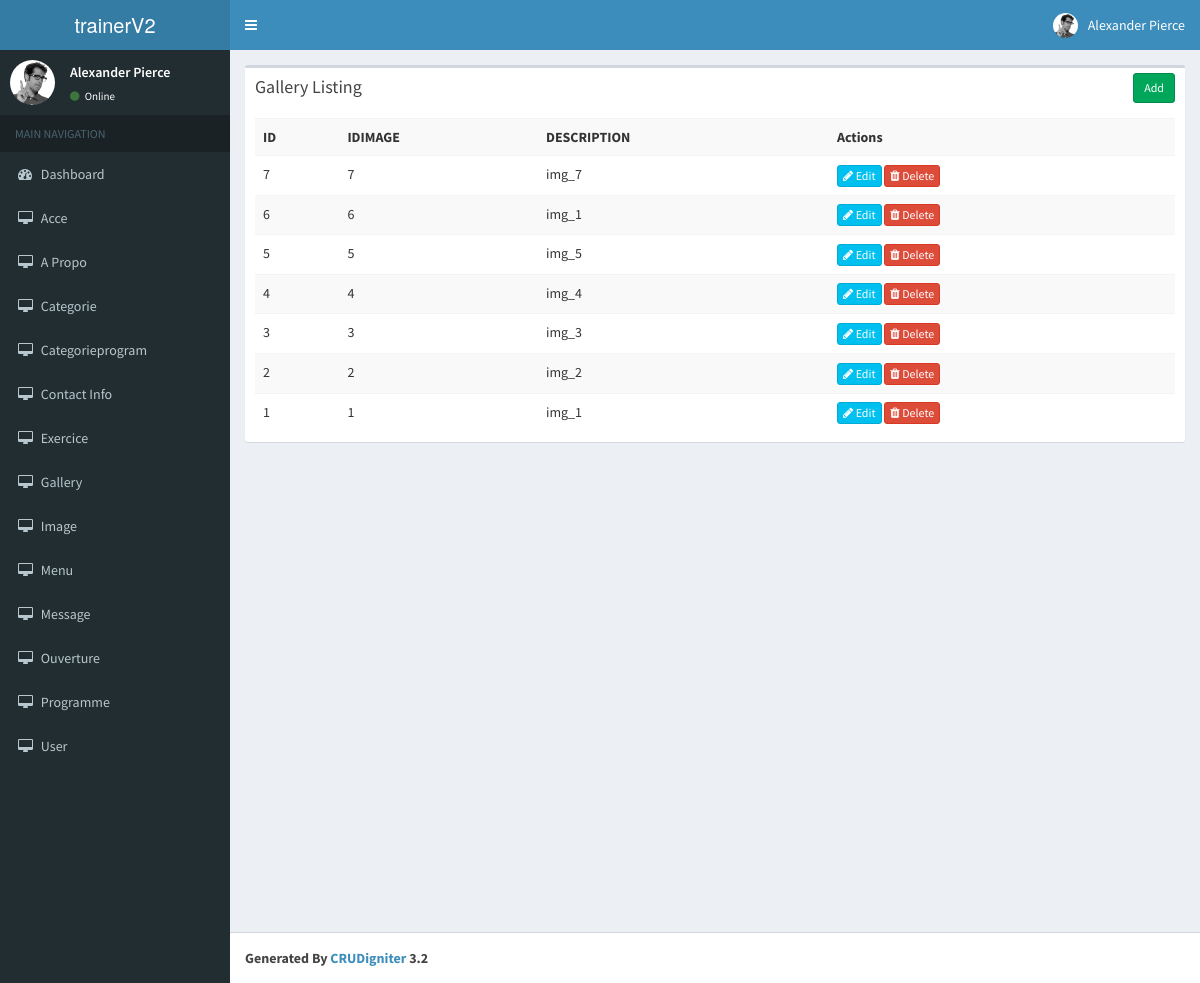
/index.php/gallery, run on the app's committed database.
### tables this page shows
create table GALLERY
(
   ID            int not null auto_increment,
   IDIMAGE              int,
   DESCRIPTION          text,
   primary key (ID)
);

### application/controllers/Gallery.php (called while the page is built, shortened)
<?php
class Gallery extends CI_Controller{
    function __construct()
    {
        $this->load->model('Gallery_model');
    }
    function index()
    {
        $data['gallery'] = $this->Gallery_model->get_all_gallery();
        $data['_view'] = 'gallery/index';
        $this->load->view('layouts/main',$data);
    }
}

### index.php (called while the page is built, shortened)
<?php
require_once BASEPATH.'core/CodeIgniter.php';

### application/models/Gallery_model.php (called while the page is built, shortened)
<?php
class Gallery_model extends CI_Model
{
    function get_all_gallery()
    {
        $this->db->order_by('ID', 'desc');
        return $this->db->get('GALLERY')->result_array();
    }
}

### application/views/gallery/index.php (the view)
<div class="row">
    <div class="col-md-12">
        <div class="box">
            <div class="box-header">
                <h3 class="box-title">Gallery Listing</h3>
            	<div class="box-tools">
                    <a href="<?php echo site_url('gallery/add'); ?>" class="btn btn-success btn-sm">Add</a>
                </div>
            </div>
            <div class="box-body">
                <table class="table table-striped">
                    <tr>
						<th>ID</th>
						<th>IDIMAGE</th>
						<th>DESCRIPTION</th>
						<th>Actions</th>
                    </tr>
                    <?php foreach($gallery as $G){ ?>
                    <tr>
						<td><?php echo $G['ID']; ?></td>
						<td><?php echo $G['IDIMAGE']; ?></td>
						<td><?php echo $G['DESCRIPTION']; ?></td>
						<td>
                            <a href="<?php echo site_url('gallery/edit/'.$G['ID']); ?>" class="btn btn-info btn-xs"><span class="fa fa-pencil"></span> Edit</a>
                            <a href="<?php echo site_url('gallery/remove/'.$G['ID']); ?>" class="btn btn-danger btn-xs"><span class="fa fa-trash"></span> Delete</a>
                        </td>
                    </tr>
                    <?php } ?>
                </table>
            </div>
        </div>
    </div>
</div>

### data on the page
gallery: ID "7", IDIMAGE "7", DESCRIPTION "img_7"
gallery: ID "6", IDIMAGE "6", DESCRIPTION "img_1"
gallery: ID "5", IDIMAGE "5", DESCRIPTION "img_5"
gallery: ID "4", IDIMAGE "4", DESCRIPTION "img_4"
gallery: ID "3", IDIMAGE "3", DESCRIPTION "img_3"
gallery: ID "2", IDIMAGE "2", DESCRIPTION "img_2"
gallery: ID "1", IDIMAGE "1", DESCRIPTION "img_1"
